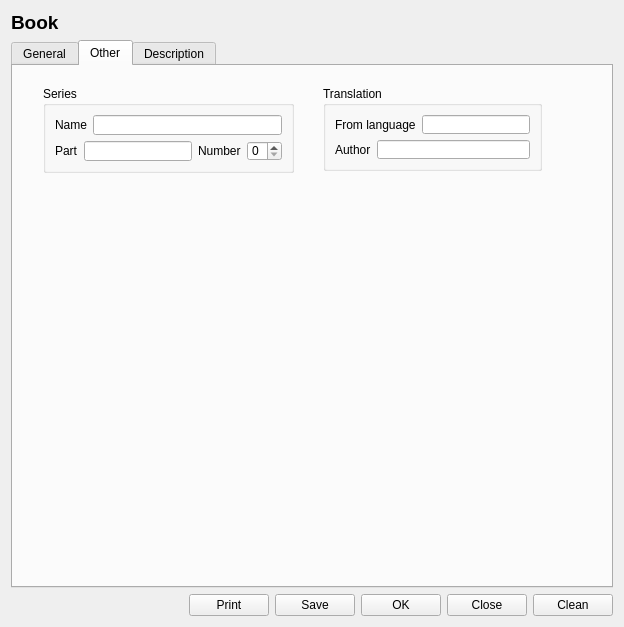
<?xml version="1.0" encoding="UTF-8"?>
<ui version="4.0">
 <class>BookSettings</class>
 <widget class="QDialog" name="BookSettings">
  <property name="geometry">
   <rect>
    <x>0</x>
    <y>0</y>
    <width>624</width>
    <height>627</height>
   </rect>
  </property>
  <property name="windowTitle">
   <string>Home library</string>
  </property>
  <layout class="QHBoxLayout" name="horizontalLayout_10">
   <item>
    <layout class="QVBoxLayout" name="verticalLayout_9">
     <item>
      <widget class="QLabel" name="bookTitleLabel">
       <property name="font">
        <font>
         <pointsize>14</pointsize>
         <weight>75</weight>
         <bold>true</bold>
        </font>
       </property>
       <property name="text">
        <string>Book</string>
       </property>
      </widget>
     </item>
     <item>
      <layout class="QVBoxLayout" name="verticalLayout_5">
       <item>
        <widget class="QTabWidget" name="settingsTab">
         <property name="currentIndex">
          <number>1</number>
         </property>
         <widget class="QWidget" name="generalTab">
          <attribute name="title">
           <string>General</string>
          </attribute>
          <layout class="QVBoxLayout" name="verticalLayout_4">
           <item>
            <layout class="QVBoxLayout" name="verticalLayout">
             <item>
              <layout class="QHBoxLayout" name="topLayout">
               <property name="sizeConstraint">
                <enum>QLayout::SetFixedSize</enum>
               </property>
               <item>
                <layout class="QFormLayout" name="titleLayout">
                 <item row="0" column="0">
                  <widget class="QLabel" name="titleLabel">
                   <property name="text">
                    <string>Title</string>
                   </property>
                  </widget>
                 </item>
                 <item row="0" column="1">
                  <widget class="QLineEdit" name="titleLineEdit"/>
                 </item>
                </layout>
               </item>
               <item>
                <layout class="QFormLayout" name="tomeLayout">
                 <item row="0" column="0">
                  <widget class="QLabel" name="tomeLabel">
                   <property name="text">
                    <string>Tome</string>
                   </property>
                  </widget>
                 </item>
                 <item row="0" column="1">
                  <widget class="QLineEdit" name="tomeLineEdit"/>
                 </item>
                </layout>
               </item>
              </layout>
             </item>
             <item>
              <layout class="QFormLayout" name="formLayout">
               <item row="0" column="0">
                <widget class="QLabel" name="subtitleLabel">
                 <property name="text">
                  <string>Subtitle</string>
                 </property>
                </widget>
               </item>
               <item row="0" column="1">
                <widget class="QLineEdit" name="subtitleLineEdit"/>
               </item>
               <item row="1" column="0">
                <widget class="QLabel" name="origTitle">
                 <property name="text">
                  <string>Original title</string>
                 </property>
                </widget>
               </item>
               <item row="1" column="1">
                <widget class="QLineEdit" name="originalTitleLineEdit"/>
               </item>
               <item row="2" column="0">
                <widget class="QLabel" name="authorLabel">
                 <property name="text">
                  <string>Author</string>
                 </property>
                </widget>
               </item>
               <item row="2" column="1">
                <widget class="QLineEdit" name="authorLineEdit"/>
               </item>
               <item row="3" column="0">
                <widget class="QLabel" name="editLabel">
                 <property name="text">
                  <string>Editorial office</string>
                 </property>
                </widget>
               </item>
               <item row="3" column="1">
                <widget class="QLineEdit" name="editOfficeLineEdit"/>
               </item>
               <item row="4" column="0">
                <widget class="QLabel" name="categoryLabel">
                 <property name="text">
                  <string>Category</string>
                 </property>
                </widget>
               </item>
               <item row="5" column="0">
                <widget class="QLabel" name="subCatLabel">
                 <property name="text">
                  <string>Sub category</string>
                 </property>
                </widget>
               </item>
               <item row="5" column="1">
                <widget class="QLineEdit" name="subCategoryLineEdit"/>
               </item>
               <item row="6" column="0">
                <widget class="QLabel" name="publisherLabel">
                 <property name="text">
                  <string>Publisher</string>
                 </property>
                </widget>
               </item>
               <item row="6" column="1">
                <widget class="QLineEdit" name="publisherLineEdit"/>
               </item>
               <item row="7" column="0">
                <widget class="QLabel" name="placeOfPublLabel">
                 <property name="text">
                  <string>Place of publ.</string>
                 </property>
                </widget>
               </item>
               <item row="7" column="1">
                <widget class="QLineEdit" name="placeOfPublLineEdit"/>
               </item>
               <item row="8" column="0">
                <widget class="QLabel" name="printLabel">
                 <property name="text">
                  <string>Printing house</string>
                 </property>
                </widget>
               </item>
               <item row="8" column="1">
                <widget class="QLineEdit" name="printLineEdit"/>
               </item>
               <item row="4" column="1">
                <layout class="QHBoxLayout" name="horizontalLayout">
                 <item>
                  <widget class="QLineEdit" name="categoryLineEdit"/>
                 </item>
                 <item>
                  <widget class="QPushButton" name="btnCategory">
                   <property name="text">
                    <string>Categories</string>
                   </property>
                  </widget>
                 </item>
                </layout>
               </item>
              </layout>
             </item>
            </layout>
           </item>
           <item>
            <layout class="QVBoxLayout" name="middleLayout">
             <item>
              <layout class="QHBoxLayout" name="horizontalLayout_5">
               <item>
                <layout class="QFormLayout" name="publDateLayout">
                 <item row="0" column="0">
                  <widget class="QLabel" name="publDateLabel">
                   <property name="text">
                    <string>Publication date</string>
                   </property>
                  </widget>
                 </item>
                 <item row="0" column="1">
                  <widget class="QSpinBox" name="publicationDateSpinBox">
                   <property name="displayIntegerBase">
                    <number>10</number>
                   </property>
                  </widget>
                 </item>
                </layout>
               </item>
               <item>
                <layout class="QFormLayout" name="editionLayout">
                 <item row="0" column="0">
                  <widget class="QLabel" name="editionLabel">
                   <property name="text">
                    <string>Edition</string>
                   </property>
                  </widget>
                 </item>
                 <item row="0" column="1">
                  <widget class="QLineEdit" name="editionLineEdit"/>
                 </item>
                </layout>
               </item>
               <item>
                <layout class="QFormLayout" name="numberOfPagesLayout">
                 <item row="0" column="0">
                  <widget class="QLabel" name="numberOfPagesLabel">
                   <property name="text">
                    <string>Number of pages</string>
                   </property>
                  </widget>
                 </item>
                 <item row="0" column="1">
                  <widget class="QSpinBox" name="numberOfPagesSpinBox">
                   <property name="maximum">
                    <number>5000</number>
                   </property>
                  </widget>
                 </item>
                </layout>
               </item>
              </layout>
             </item>
             <item>
              <layout class="QHBoxLayout" name="horizontalLayout_8">
               <item>
                <layout class="QHBoxLayout" name="horizontalLayout_6">
                 <item>
                  <layout class="QFormLayout" name="ISBNLayout">
                   <item row="0" column="0">
                    <widget class="QLabel" name="ISBNLabel">
                     <property name="text">
                      <string>ISBN</string>
                     </property>
                    </widget>
                   </item>
                   <item row="0" column="1">
                    <widget class="QLineEdit" name="ISBNLineEdit"/>
                   </item>
                  </layout>
                 </item>
                 <item>
                  <layout class="QFormLayout" name="IDLayout">
                   <item row="0" column="0">
                    <widget class="QLabel" name="IDLabel">
                     <property name="text">
                      <string>ID</string>
                     </property>
                    </widget>
                   </item>
                   <item row="0" column="1">
                    <widget class="QLineEdit" name="IDLineEdit"/>
                   </item>
                  </layout>
                 </item>
                </layout>
               </item>
               <item>
                <spacer name="horizontalSpacer_2">
                 <property name="orientation">
                  <enum>Qt::Horizontal</enum>
                 </property>
                 <property name="sizeHint" stdset="0">
                  <size>
                   <width>350</width>
                   <height>20</height>
                  </size>
                 </property>
                </spacer>
               </item>
               <item>
                <layout class="QHBoxLayout" name="horizontalLayout_7"/>
               </item>
              </layout>
             </item>
             <item>
              <layout class="QHBoxLayout" name="horizontalLayout_9">
               <item>
                <layout class="QFormLayout" name="languageLayout">
                 <item row="0" column="0">
                  <widget class="QLabel" name="languageLabel">
                   <property name="text">
                    <string>Language</string>
                   </property>
                  </widget>
                 </item>
                 <item row="0" column="1">
                  <widget class="QLineEdit" name="languageLineEdit"/>
                 </item>
                </layout>
               </item>
               <item>
                <layout class="QVBoxLayout" name="verticalLayout_7"/>
               </item>
               <item>
                <spacer name="horizontalSpacer">
                 <property name="orientation">
                  <enum>Qt::Horizontal</enum>
                 </property>
                 <property name="sizeHint" stdset="0">
                  <size>
                   <width>100</width>
                   <height>20</height>
                  </size>
                 </property>
                </spacer>
               </item>
               <item>
                <layout class="QVBoxLayout" name="verticalLayout_8"/>
               </item>
              </layout>
             </item>
            </layout>
           </item>
           <item>
            <layout class="QHBoxLayout" name="bottomLayout">
             <item>
              <widget class="QGroupBox" name="storageLocGroup">
               <property name="font">
                <font>
                 <weight>50</weight>
                 <bold>false</bold>
                </font>
               </property>
               <property name="title">
                <string>Storage location</string>
               </property>
               <layout class="QHBoxLayout" name="horizontalLayout_3">
                <item>
                 <layout class="QVBoxLayout" name="verticalLayout_3">
                  <item>
                   <layout class="QFormLayout" name="storageLocTopLayout">
                    <item row="0" column="0">
                     <widget class="QLabel" name="placeLabel">
                      <property name="text">
                       <string>Place</string>
                      </property>
                     </widget>
                    </item>
                    <item row="0" column="1">
                     <widget class="QLineEdit" name="placeLineEdit"/>
                    </item>
                    <item row="1" column="0">
                     <widget class="QLabel" name="roomLabel">
                      <property name="text">
                       <string>Room</string>
                      </property>
                     </widget>
                    </item>
                    <item row="1" column="1">
                     <widget class="QLineEdit" name="roomLineEdit"/>
                    </item>
                   </layout>
                  </item>
                  <item>
                   <layout class="QHBoxLayout" name="horizontalLayout_2">
                    <item>
                     <layout class="QFormLayout" name="storageBottomRightLayout">
                      <item row="0" column="0">
                       <widget class="QLabel" name="shelfLabel">
                        <property name="text">
                         <string>Shelf</string>
                        </property>
                       </widget>
                      </item>
                      <item row="0" column="1">
                       <widget class="QLineEdit" name="shelfLineEdit"/>
                      </item>
                     </layout>
                    </item>
                    <item>
                     <layout class="QFormLayout" name="storageBottomLeftLayout">
                      <item row="0" column="0">
                       <widget class="QLabel" name="bookStandLabel">
                        <property name="text">
                         <string>Bookstand</string>
                        </property>
                       </widget>
                      </item>
                      <item row="0" column="1">
                       <widget class="QLineEdit" name="bookstandLineEdit"/>
                      </item>
                     </layout>
                    </item>
                   </layout>
                  </item>
                 </layout>
                </item>
               </layout>
              </widget>
             </item>
             <item>
              <widget class="QGroupBox" name="bookRatGroup">
               <property name="font">
                <font>
                 <weight>50</weight>
                 <bold>false</bold>
                </font>
               </property>
               <property name="title">
                <string>Book rating</string>
               </property>
               <layout class="QVBoxLayout" name="verticalLayout_2">
                <item>
                 <layout class="QVBoxLayout" name="ratingLayout">
                  <item>
                   <layout class="QFormLayout" name="pointsLayout">
                    <item row="0" column="0">
                     <widget class="QLabel" name="pointsLabel">
                      <property name="text">
                       <string>Points</string>
                      </property>
                     </widget>
                    </item>
                    <item row="0" column="1">
                     <widget class="QSpinBox" name="pointsSpinBox">
                      <property name="maximum">
                       <number>10</number>
                      </property>
                     </widget>
                    </item>
                   </layout>
                  </item>
                  <item>
                   <widget class="QCheckBox" name="readCheck">
                    <property name="text">
                     <string>I have read</string>
                    </property>
                   </widget>
                  </item>
                  <item>
                   <widget class="QCheckBox" name="recommCheck">
                    <property name="text">
                     <string>I recommend</string>
                    </property>
                   </widget>
                  </item>
                 </layout>
                </item>
               </layout>
              </widget>
             </item>
             <item>
              <widget class="QGroupBox" name="purchaseGroupBox">
               <property name="font">
                <font>
                 <weight>50</weight>
                 <bold>false</bold>
                </font>
               </property>
               <property name="title">
                <string>Purchase</string>
               </property>
               <layout class="QVBoxLayout" name="purchaseGroupBox_2">
                <item>
                 <layout class="QVBoxLayout" name="inPurchaseBoxLayout">
                  <item>
                   <layout class="QFormLayout" name="placeLayout">
                    <item row="0" column="0">
                     <widget class="QLabel" name="purchasePlaceLabel">
                      <property name="text">
                       <string>Place</string>
                      </property>
                     </widget>
                    </item>
                    <item row="0" column="1">
                     <widget class="QLineEdit" name="purchasePlaceLineEdit"/>
                    </item>
                   </layout>
                  </item>
                  <item>
                   <layout class="QFormLayout" name="formLayout_2">
                    <item row="0" column="0">
                     <widget class="QLabel" name="purchaseDateLabel">
                      <property name="text">
                       <string>Date</string>
                      </property>
                     </widget>
                    </item>
                    <item row="0" column="1">
                     <widget class="QDateEdit" name="purchaseDateEdit"/>
                    </item>
                   </layout>
                  </item>
                  <item>
                   <layout class="QHBoxLayout" name="horizontalLayout_4">
                    <item>
                     <layout class="QFormLayout" name="valuationLayout">
                      <item row="0" column="0">
                       <widget class="QLabel" name="valuationLabel">
                        <property name="text">
                         <string>Price</string>
                        </property>
                       </widget>
                      </item>
                      <item row="0" column="1">
                       <widget class="QDoubleSpinBox" name="valuationSpinBox"/>
                      </item>
                     </layout>
                    </item>
                    <item>
                     <layout class="QFormLayout" name="priceLayout">
                      <item row="0" column="0">
                       <widget class="QLabel" name="priceLabel">
                        <property name="text">
                         <string>Price</string>
                        </property>
                       </widget>
                      </item>
                      <item row="0" column="1">
                       <widget class="QDoubleSpinBox" name="priceSpinBox"/>
                      </item>
                     </layout>
                    </item>
                   </layout>
                  </item>
                 </layout>
                </item>
               </layout>
              </widget>
             </item>
            </layout>
           </item>
          </layout>
         </widget>
         <widget class="QWidget" name="otherTab">
          <attribute name="title">
           <string>Other</string>
          </attribute>
          <widget class="QGroupBox" name="seriesGroupBox">
           <property name="geometry">
            <rect>
             <x>30</x>
             <y>20</y>
             <width>251</width>
             <height>87</height>
            </rect>
           </property>
           <property name="title">
            <string>Series</string>
           </property>
           <layout class="QVBoxLayout" name="verticalLayout_10">
            <item>
             <layout class="QVBoxLayout" name="verticalLayout_6">
              <item>
               <layout class="QFormLayout" name="formLayout_3">
                <item row="0" column="0">
                 <widget class="QLabel" name="seriesNameLabel">
                  <property name="text">
                   <string>Name</string>
                  </property>
                 </widget>
                </item>
                <item row="0" column="1">
                 <widget class="QLineEdit" name="seriesNameLineEdit"/>
                </item>
               </layout>
              </item>
              <item>
               <layout class="QFormLayout" name="formLayout_6">
                <item row="0" column="0">
                 <layout class="QFormLayout" name="formLayout_4">
                  <item row="0" column="0">
                   <widget class="QLabel" name="translationFromLangLabel">
                    <property name="text">
                     <string>Part</string>
                    </property>
                   </widget>
                  </item>
                  <item row="0" column="1">
                   <widget class="QLineEdit" name="seriesPartLineEdit"/>
                  </item>
                 </layout>
                </item>
                <item row="0" column="1">
                 <layout class="QFormLayout" name="formLayout_5">
                  <item row="0" column="0">
                   <widget class="QLabel" name="seriesNumberLabel">
                    <property name="text">
                     <string>Number</string>
                    </property>
                   </widget>
                  </item>
                  <item row="0" column="1">
                   <widget class="QSpinBox" name="seriesNumberSpinBox"/>
                  </item>
                 </layout>
                </item>
               </layout>
              </item>
             </layout>
            </item>
           </layout>
          </widget>
          <widget class="QGroupBox" name="translationGroupBox">
           <property name="geometry">
            <rect>
             <x>310</x>
             <y>20</y>
             <width>219</width>
             <height>85</height>
            </rect>
           </property>
           <property name="title">
            <string>Translation</string>
           </property>
           <layout class="QVBoxLayout" name="verticalLayout_12">
            <item>
             <layout class="QVBoxLayout" name="verticalLayout_11">
              <item>
               <layout class="QFormLayout" name="formLayout_7">
                <item row="0" column="0">
                 <widget class="QLabel" name="translationFromLangLabel_2">
                  <property name="text">
                   <string>From language</string>
                  </property>
                 </widget>
                </item>
                <item row="0" column="1">
                 <widget class="QLineEdit" name="translationFromLangLineEdit"/>
                </item>
               </layout>
              </item>
              <item>
               <layout class="QFormLayout" name="formLayout_8">
                <item row="0" column="0">
                 <widget class="QLabel" name="translationAuthorLabel">
                  <property name="text">
                   <string>Author</string>
                  </property>
                 </widget>
                </item>
                <item row="0" column="1">
                 <widget class="QLineEdit" name="translationAuthorLineEdit"/>
                </item>
               </layout>
              </item>
             </layout>
            </item>
           </layout>
          </widget>
         </widget>
         <widget class="QWidget" name="descriptionTab">
          <attribute name="title">
           <string>Description</string>
          </attribute>
         </widget>
        </widget>
       </item>
       <item>
        <layout class="QHBoxLayout" name="purchaseDateLaytou">
         <item>
          <spacer name="horizontalSpacer_3">
           <property name="orientation">
            <enum>Qt::Horizontal</enum>
           </property>
           <property name="sizeHint" stdset="0">
            <size>
             <width>40</width>
             <height>20</height>
            </size>
           </property>
          </spacer>
         </item>
         <item>
          <widget class="QPushButton" name="btnPrint">
           <property name="text">
            <string>Print</string>
           </property>
          </widget>
         </item>
         <item>
          <widget class="QPushButton" name="btnSave">
           <property name="text">
            <string>Save</string>
           </property>
          </widget>
         </item>
         <item>
          <widget class="QPushButton" name="btnOK">
           <property name="text">
            <string>OK</string>
           </property>
          </widget>
         </item>
         <item>
          <widget class="QPushButton" name="btnClose">
           <property name="text">
            <string>Close</string>
           </property>
          </widget>
         </item>
         <item>
          <widget class="QPushButton" name="btnClean">
           <property name="text">
            <string>Clean</string>
           </property>
          </widget>
         </item>
        </layout>
       </item>
      </layout>
     </item>
    </layout>
   </item>
  </layout>
 </widget>
 <resources/>
 <connections/>
</ui>
